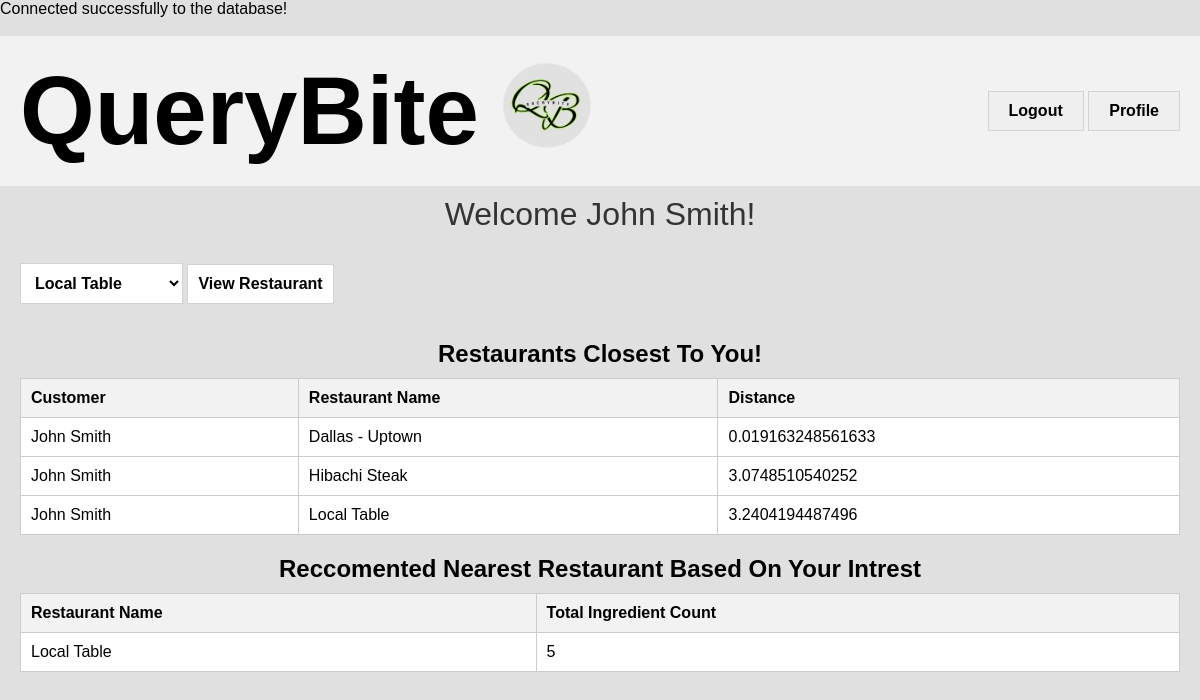
Page /customer_home.php?customer_id=1 on the committed database.
### tables this page shows
CREATE TABLE `customers` (
  `Customer_ID` int(11) NOT NULL,
  `Name` varchar(20) NOT NULL,
  `Longitude` float NOT NULL,
  `Latitude` float NOT NULL,
  `username` varchar(25) DEFAULT NULL,
  `pass` varchar(25) DEFAULT NULL
);

CREATE TABLE `restaurant` (
  `Restaurant_ID` int(11) NOT NULL,
  `Name` varchar(100) NOT NULL,
  `Longitude` float DEFAULT NULL,
  `Latitude` float DEFAULT NULL,
  `Rating` decimal(2,1) DEFAULT NULL,
  `open_time` time DEFAULT NULL,
  `close_time` time DEFAULT NULL,
  `total_tables` int(11) DEFAULT NULL
);

### customer_home.php (the view, shortened to what this page needs)
<?php
$customer_id = $_GET['customer_id'];
include 'dp_connection.php';
$customer_query = $conn->prepare("SELECT Name FROM customers WHERE Customer_ID = :customer_id");
$customer_query->bindParam(':customer_id', $customer_id, PDO::PARAM_INT);
$customer_query->execute();
$customer = $customer_query->fetch(PDO::FETCH_ASSOC);
$customer_name = $customer['Name'] ?? 'Guest';
$restaurant_query = $conn->prepare("SELECT Restaurant_ID, name FROM restaurant");
$restaurant_query->execute();
$restaurant_names = $restaurant_query->fetchAll(PDO::FETCH_ASSOC);
$reservations = [];
$ingredients = [];
if ($customer_id) {
    $reservation_query = $conn->prepare("SELECT c.Name AS Customer_Name, r.Restaurant_ID, r.Name AS Restaurant_Name,
        SQRT(POWER(c.Longitude - r.Longitude, 2) + POWER(c.Latitude - r.Latitude, 2)) AS Distance
        FROM customers AS c
        JOIN restaurant AS r ON (SELECT COUNT(*) FROM restaurant AS r2
        WHERE SQRT(POWER(c.Longitude - r2.Longitude, 2) + POWER(c.Latitude - r2.Latitude, 2))
        < SQRT(POWER(c.Longitude - r.Longitude, 2) + POWER(c.Latitude - r.Latitude, 2)) AND c.Customer_ID = c.Customer_ID) < 3
        && c.Customer_ID = :customer_id ORDER BY c.Customer_ID, Distance;");
    $reservation_query->bindParam(':customer_id', $customer_id, PDO::PARAM_INT);
    $reservation_query->execute();
    $reservations = $reservation_query->fetchAll(PDO::FETCH_ASSOC);
    $ingredient_query = $conn->prepare("SELECT f.Restaurant_Name, Max(Total_Ingredient_Count)
        FROM ( SELECT t1.Restaurant_Name, COUNT(t1.Ingredient_Count) AS Total_Ingredient_Count
        FROM (SELECT r.Restaurant_ID, r.Name AS Restaurant_Name, i.Name AS Ingredient_Name, i.ingredient_ID, COUNT(di.ingredient_ID) AS Ingredient_Count
        FROM restaurant r
        JOIN menu m ON r.Restaurant_ID = m.Restaurant_ID
        JOIN dish d ON m.Menu_ID = d.Menu_ID
        JOIN dishingredients di ON d.Dish_ID = di.Dish_ID
        JOIN ingredients i ON di.ingredient_ID = i.ingredient_ID
        GROUP BY r.Restaurant_ID, r.Name, i.Name, i.ingredient_ID) t1
        JOIN (SELECT c.Customer_ID, i.ingredient_ID
        FROM customers c
        JOIN favoritemeal fm ON c.Customer_ID = fm.Customer_ID
        JOIN dishingredients di ON fm.Dish_ID = di.Dish_ID
        JOIN ingredients i ON di.ingredient_ID = i.ingredient_ID) t2
        ON t1.ingredient_ID = t2.ingredient_ID
        WHERE t2.Customer_ID = :customer_id
        GROUP BY t1.Restaurant_Name
        ORDER BY Total_Ingredient_Count DESC) f;");
    $ingredient_query->bindParam(':customer_id', $customer_id, PDO::PARAM_INT);
    $ingredient_query->execute();
    $ingredients = $ingredient_query->fetchAll(PDO::FETCH_ASSOC);
}
?>
<!DOCTYPE html>
<html lang="en">
<head>
</head>
<body>
    <div class="header">
        <h1>QueryBite <img src="imagefiles/Q2.png" alt="Logo"></h1>
        <div class="buttons">
            <button onclick="location.href='login.php'">Logout</button>
            <button onclick="location.href='profile.php?customer_id=<?php echo $customer_id; ?>'">Profile</button>
        </div>
    </div>
    <div class="subheading">Welcome <?php echo htmlspecialchars($customer_name); ?>!</div>
    <div class="content">
        <div class="actions">
            <form method="post">
                <select name="restaurant_id">
                    <?php foreach ($restaurant_names as $restaurant): ?>
                        <option value="<?php echo $restaurant['Restaurant_ID']; ?>">
                            <?php echo htmlspecialchars($restaurant['name']); ?>
                        </option>
                    <?php endforeach; ?>
                </select>
                <button type="submit" name="view_restaurant">View Restaurant</button>
            </form>
        </div>
        <?php if ($customer_id): ?>
            <div class="tables">
    <h2 style="text-align: center; font-weight: bold; margin-bottom: 10px;">Restaurants Closest To You!</h2>
    <table>
        <thead>
            <tr>
                <th>Customer</th>
                <th>Restaurant Name</th>
                <th>Distance</th>
            </tr>
        </thead>
        <tbody>
            <?php foreach ($reservations as $reservation): ?>
                <tr>
                    <td><?php echo htmlspecialchars($reservation['Customer_Name'] ?? 'N/A'); ?></td>
                    <td><?php echo htmlspecialchars($reservation['Restaurant_Name'] ?? 'N/A'); ?></td>
                    <td><?php echo htmlspecialchars($reservation['Distance'] ?? 'N/A'); ?></td>
                </tr>
            <?php endforeach; ?>
        </tbody>
    </table>
    <h2 style="text-align: center; font-weight: bold; margin-top: 20px; margin-bottom: 10px;">Reccomented Nearest Restaurant Based On Your Intrest</h2>
    <table>
        <thead>
            <tr>
                <th>Restaurant Name</th>
                <th>Total Ingredient Count</th>
            </tr>
        </thead>
        <tbody>
            <?php foreach ($ingredients as $ingredient): ?>
                <tr>
                    <td><?php echo htmlspecialchars($ingredient['Restaurant_Name'] ?? 'N/A'); ?></td>
                    <td><?php echo htmlspecialchars($ingredient['Max(Total_Ingredient_Count)'] ?? 'N/A'); ?></td>
                </tr>
            <?php endforeach; ?>
        </tbody>
    </table>
</div>
        <?php endif; ?>
    </div>
</body>
</html>

### customer_home.php (style rules this page uses)
body { background-color: #e0e0e0; font-family: Arial, sans-serif; margin: 0; }
.header { display: flex; align-items: center; padding: 20px; background-color: #f2f2f2; }
.header h1 { flex: 1; text-align: left; font-size: 6em; margin: 0; display: flex; align-items: center; }
.header h1 img { margin-left: 20px; width: 100px; height: 100px; }
.header .buttons { margin-left: auto; }
.header .buttons button { padding: 10px 20px; font-size: 1em; font-weight: bold; cursor: pointer; border: 1px solid lightgray; }
.subheading { text-align: center; font-size: 2em; margin: 10px 0; color: #333; }
.content { padding: 20px; }
.content .actions { display: flex; justify-content: space-between; margin-bottom: 20px; }
.content .actions button, .content .actions select, .content .actions input { padding: 10px; font-size: 1em; font-weight: bold; cursor: pointer; border: 1px solid lightgray; background-color: #fff; }
.tables { display: block; gap: 20px; }
.tables table { width: 100%; border-collapse: collapse; margin-bottom: 20px; background-color: #fff; }
.tables th, .tables td { padding: 10px; border: 1px solid #ccc; text-align: left; }
.tables th { background-color: #f2f2f2; }

### rows in the picture
customers: Name "John Smith", restaurant.Name "Dallas - Uptown", Distance "0.019163248561633", restaurant.Name "Hibachi Steak", Distance "3.0748510540252", restaurant.Name "Local Table", Distance "3.2404194487496"

### other values in the picture
$ingredient['Restaurant_Name'] "Local Table"
$ingredient['Max(Total_Ingredient_Count)'] "5"
form field restaurant_id "Local Table"
